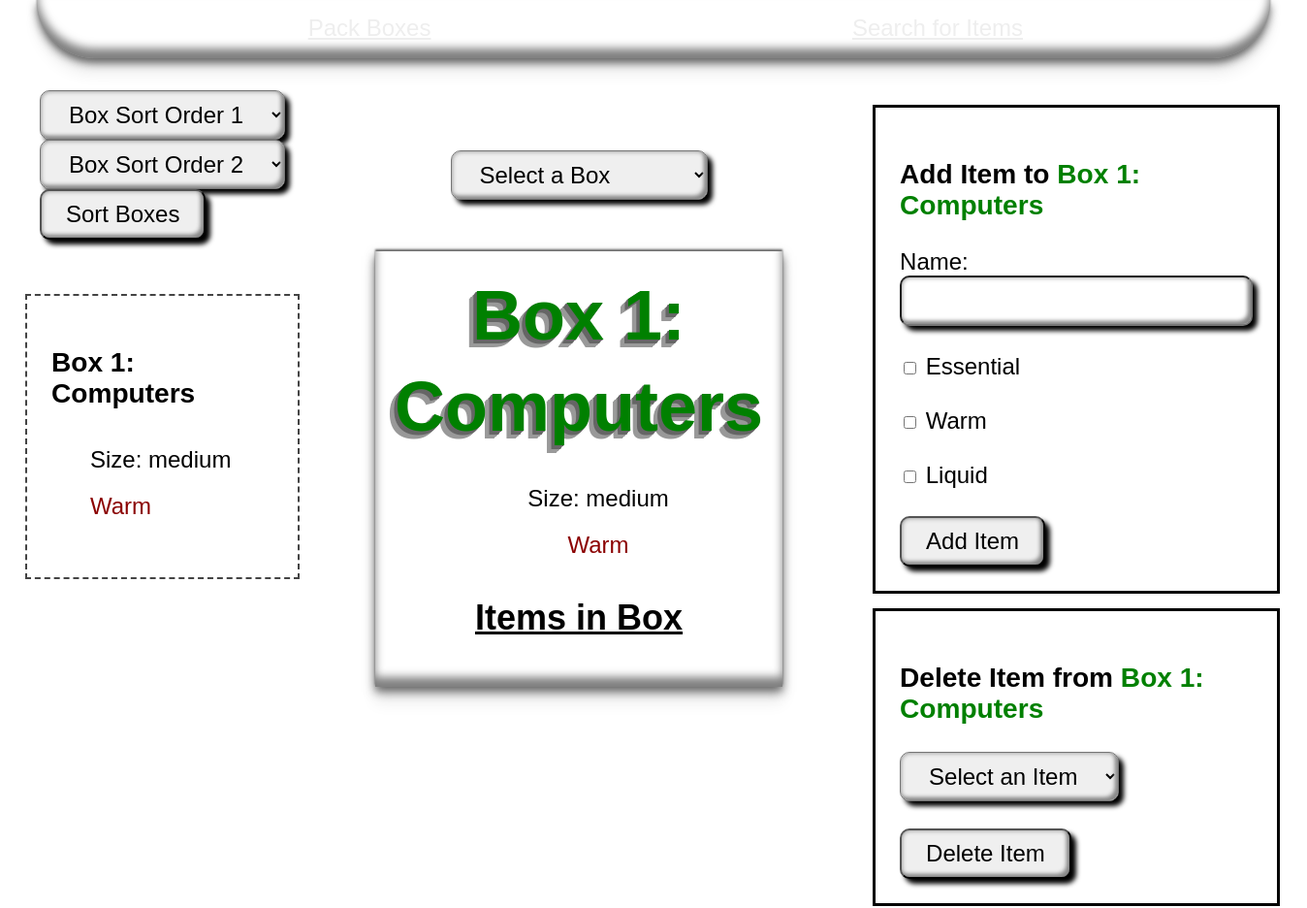
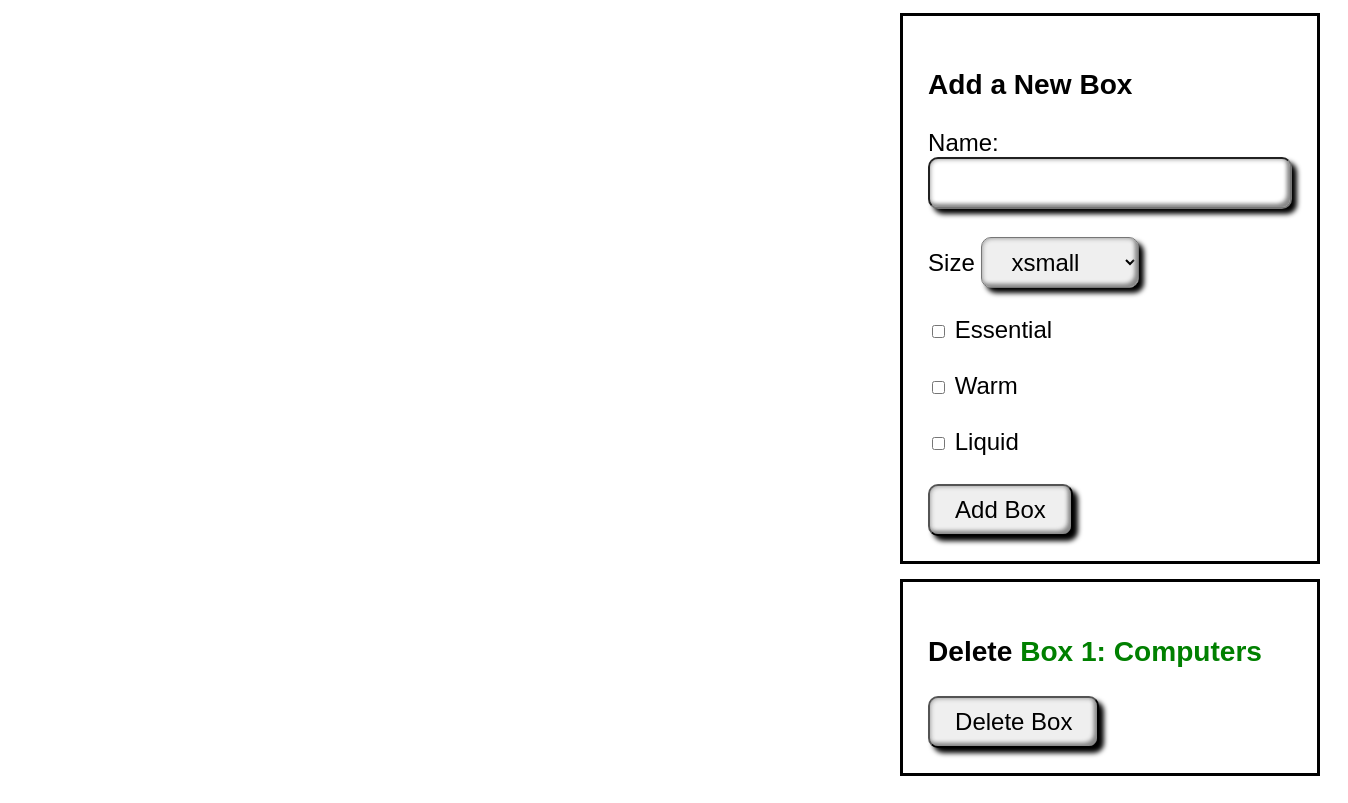
Before: / with the older database file (2 pictures, top to bottom).
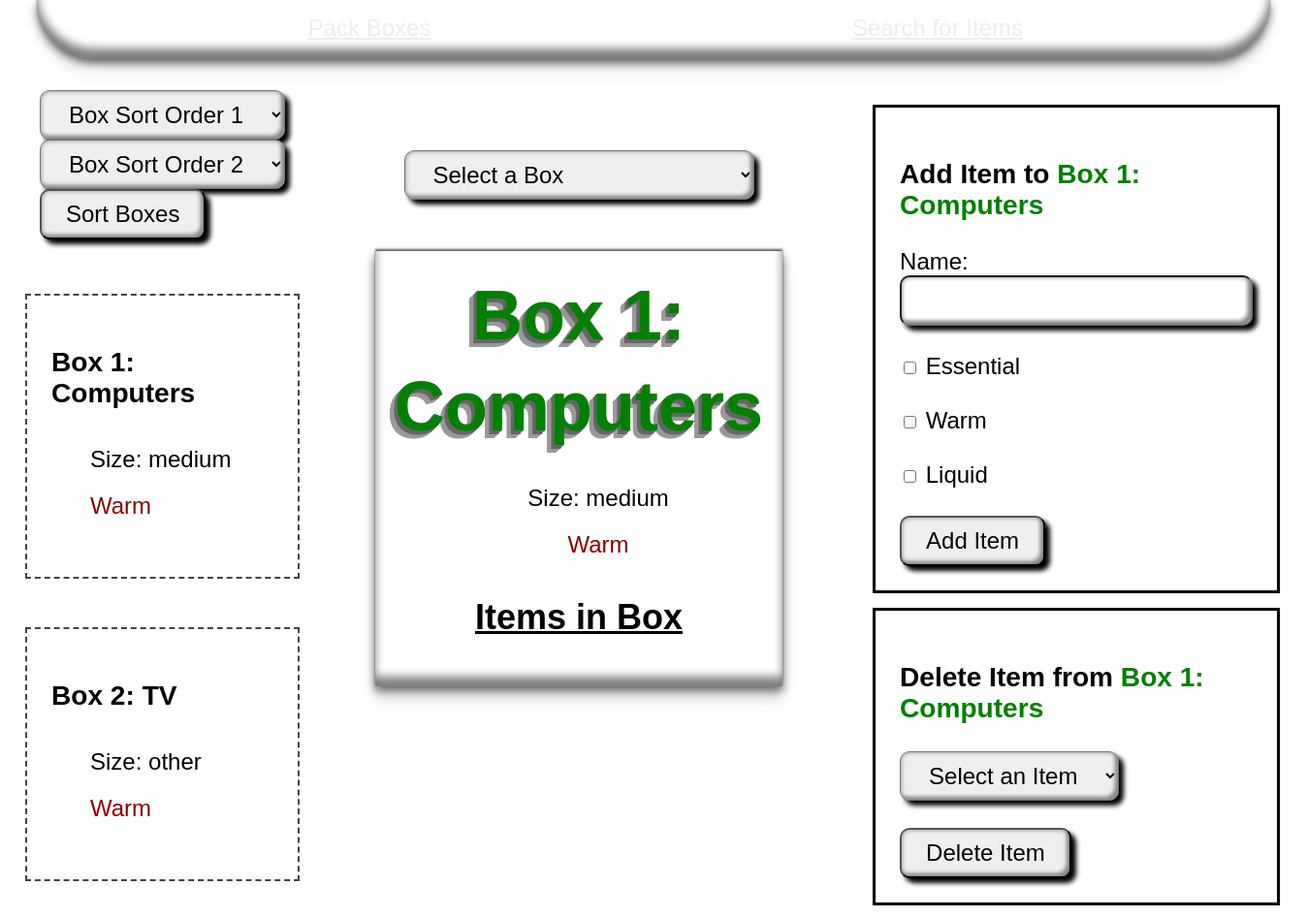
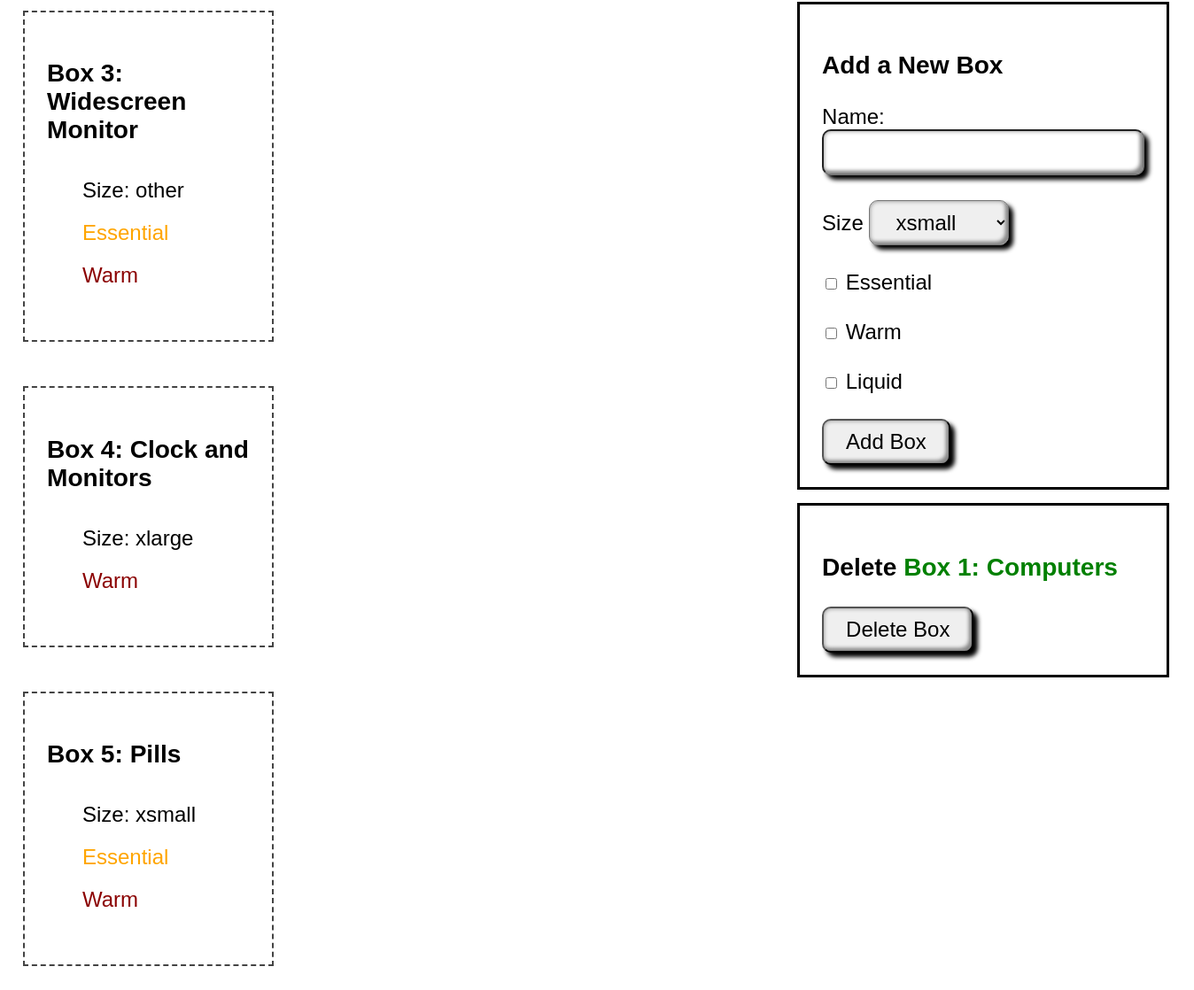
After: the same page with the newer database file (2 pictures, top to bottom).
### tables this page shows
CREATE TABLE boxes (
    id integer PRIMARY KEY NOT NULL,
    name TEXT NOT NULL,
    size TEXT NOT NULL,
    essential boolean DEFAULT FALSE,
    warm boolean DEFAULT FALSE,
    liquid boolean DEFAULT FALSE
);

### box_packing/app.py (the view)
@app.route('/', methods=['GET', 'POST'])
def index():
    last_box_id = request.args.get('last_box_id')
    box_sort_1 = request.form.get('box_sort_1')
    box_sort_2 = request.form.get('box_sort_2')
    box_id = last_box_id or request.form.get('selected_box_id', 1)
    boxes = db.get_all_boxes(box_sort_1, box_sort_2)
    selected_box = db.get_box(box_id)
    selected_box_items = db.get_box_items(box_id)
    return render_template(
        'index.html',
        boxes=boxes,
        selected_box=selected_box,
        selected_box_items=selected_box_items,
    )

### box_packing/box_manager.py (called while the page is built, shortened)
    def _execute(self, sql, params=None):
        with self.connection as conn:
            cursor = conn.cursor()
            if params:
                cursor.execute(sql, params)
            else:
                cursor.execute(sql)
            return cursor

    def get_all_boxes(self, sort_1=None, sort_2=None):
        query = 'select * from boxes'
        rows = self._execute(query).fetchall()
        boxes = [dict(row) for row in rows]
        return boxes

    def get_box(self, id):
        box = self._execute(f'select * from boxes where id = {id}').fetchone()
        return dict(box)

    def get_box_items(self, box_id):
        rows = self._execute(f'select * from items where box_id = {box_id}').fetchall()
        items = [dict(row) for row in rows]
        return items

### box_packing/templates/index.html (shortened to what this page needs)
<!DOCTYPE html>
<html lang="en">
<head>
    <link rel="stylesheet" href="{{ url_for('static', filename='css/styling.css') }}">
</head>
<body>
    <div id="navtable">
        <span class="navtab"><a href="/">Pack Boxes</a></span>
        <span class="navtab"><a href="/search">Search for Items</a></span>
    </div>
    <div id="container">
        <table width='100%'>
            <tr>
                <td id="left-column">
                    <form method="POST" action="{{ url_for('index') }}">
                        <select class="big-button box-sort" name="box_sort_1"
                            id="box_sort_1">
                            <option value="none" selected disabled hidden>Box Sort Order 1
                            </option>
                        </select>
                        <select class="big-button box-sort" name="box_sort_2"
                            id="box_sort_2">
                            <option value="none" selected disabled hidden>Box Sort Order 2
                            </option>
                        </select>
                        <input class="big-button box-sort" type="submit"
                            value="Sort Boxes">
                    </form>
                    <br /><br />
                    {% for box in boxes %}
                    <div class="box-list">
                        <h3>Box {{ box.id }}: {{ box.name }}</h3>
                        <ul>
                            <li>Size: {{ box.size }}</li>
                            {% if box.essential == 1 %}
                            <li class="essential">Essential</li>
                            {% endif %}
                            {% if box.warm == 1 %}
                            <li class="warm">Warm</li>
                            {% endif %}
                        </ul>
                    </div>
                    {% endfor %}
                </td>
                <td id="middle-column">
                    <form method="POST" action="{{ url_for('index') }}">
                        <select class="big-button" name="selected_box_id"
                            id="selected_box_id" onchange="this.form.submit()">
                            <option value="none" selected disabled hidden>Select a Box
                            </option>
                        </select><br /><br />
                    </form>
                    <div id="selected-box">
                        <h1 class="selected this-box">Box {{ selected_box.id }}: {{
                            selected_box.name }}</h1>
                        <ul>
                            <li>Size: {{ selected_box.size }}</li>
                            {% if selected_box.warm == 1 %}
                            <li class="warm">Warm</li>
                            {% endif %}
                        </ul>
                        <h2><u>Items in Box</u></h2>
                    </div>
                </td>
                <td id="right-column">
                    <div class="box-function">
                        <form method="POST" action="{{ url_for('add_item') }}">
                            <h3>Add Item to <span class="selected">Box {{ selected_box.id
                                    }}: {{ selected_box.name }}</span></h3>
                            <label for="name">Name:</label>
                            <input class=big-button type="text" name="name" id="name">
                            <br /><br />
                            <input type="checkbox" name="essential" id="essential"
                                value=1>
                            <label for="essential">Essential</label>
                            <br /><br />
                            <input type="checkbox" name="warm" id="warm" value=1>
                            <label for="warm">Warm</label>
                            <br /><br />
                            <input type="checkbox" name="liquid" id="liquid" value=1>
                            <label for="liquid">Liquid</label>
                            <br /><br />
                            <input class="big-button" type="submit" value="Add Item">
                        </form>
                    </div>
                    <div class="box-function">
                        <form method="POST" action="{{ url_for('delete_item') }}">
                            <h3>Delete Item from <span class="selected">Box {{
                                    selected_box.id }}: {{ selected_box.name }}</span>
                            </h3>
                            <select class=big-button name="item_id" id="item_id">
                                <option value="none" selected disabled hidden>Select an
                                    Item
                                </option>
                            </select><br /><br />
                            <input class="big-button" type="submit" value="Delete Item">
                        </form>
                    </div>
                    <div class="box-function">
                        <form method="POST" action="{{ url_for('add_box') }}">
                            <h3>Add a New Box</h3>
                            <label for="name">Name:</label>
                            <input class=big-button type="text" name="name" id="name">
                            <br /><br />
                            <label for="size">Size</label>
                            <select class='big-button' name="size" id="size">
                                <option value='xsmall'>xsmall</option>
                            </select>
                            <br /><br />
                            <input type="checkbox" name="essential" id="essential"
                                value=1>
                            <label for="essential">Essential</label>
                            <br /><br />
                            <input type="checkbox" name="warm" id="warm" value=1>
                            <label for="warm">Warm</label>
                            <br /><br />
                            <input type="checkbox" name="liquid" id="liquid" value=1>
                            <label for="liquid">Liquid</label>
                            <br /><br />
                            <input class="big-button" type="submit" value="Add Box">
                        </form>
                    </div>
                    <div class="box-function">
                        <form method="POST" action="{{ url_for('delete_box') }}">
                            <h3>Delete <span class="selected">Box {{ selected_box.id }}:
                                    {{ selected_box.name }}</span></h3>
                            <input class="big-button" type="submit" value="Delete Box">
                        </form>
                    </div>
                </td>
            </tr>
        </table>
    </div>
</body>
</html>

### box_packing/static/css/styling.css (style rules this page uses)
body { padding: 15px; padding-top: 0px; margin-top: 0px; font-size: x-large; font-family: Arial, Helvetica, sans-serif; }
#navtable { display: table; table-layout: fixed; width: 90%; height: 40px; margin-bottom: 30px; margin-top: 0px; margin-left: auto; margin-right: auto; padding-top: 15px; padding-bottom: 5px; padding-left: 50px; padding-right: 50px; border-bottom-right-radius: 5em; border-bottom-left-radius: 5em; font-size: 20px; text-decoration: none; color: #eee; -webkit-box-shadow: 0 5px 10px #646464, 0 -2px 2px #666, rgba(0, 0, 0, 0.07) 0px 4px 4px, inset 0 -10px 10px rgba(0, 0, 0, 0.5), rgba(0, 0, 0, 0.07) 0px 16px 16px; box-shadow: 0 5px 10px #646464, 0 -2px 2px #666, rgba(0, 0, 0, 0.07) 0px 4px 4px, inset 0 -10px 10px rgba(0, 0, 0, 0.5), rgba(0, 0, 0, 0.07) 0px 16px 16px; }
#navtable .navtab { display: table-cell; text-align: center; font-size: x-large; width: 50%; }
#navtable .navtab a { color: #eee; }
#left-column { width: 30%; padding-right: 50px; vertical-align: top; }
#left-column li { list-style: none; line-height: 2em; }
#middle-column { width: 40%; vertical-align: text-top; text-align: center; }
#middle-column li { list-style: none; line-height: 2em; }
#right-column { width: 30%; vertical-align: text-top; padding-left: 50px; }
.big-button { border-radius: 10px; font-size: x-large; padding: 10px 25px; -webkit-box-shadow: 5px 5px 5px 0px black, inset 0px 0px 5px 0px #888, inset -5px -5px 4px -2px #888; box-shadow: 5px 5px 5px 0px black, inset 0px 0px 5px 0px #888, inset -5px -5px 4px -2px #888; }
.box-list { padding: 25px; margin-bottom: 50px; border: 2px dashed #444444; }
.box-function { border: 3px solid black; padding: 25px; margin: 15px; }
.selected { color: green; }
.warm { color: darkred; }
.essential { color: orange; }
.this-box { font-size: 3em; text-align: center; line-height: 1.3em; margin: 0 auto; text-shadow: -.01em .01em 0 #666, -.02em .02em 0 #666, -.03em .03em 0 #666, -.04em .04em 0 #666, -.05em .05em 0 #666, -.06em .06em 0 #999, -.07em .07em 0 #999, -.08em .08em 0 #999, -.09em .09em 0 #999, -.1em .1em 0 #999, -.11em .11em 0 #999; }
#selected-box { margin: 25px; padding: 20px; -webkit-box-shadow: 0 5px 10px #646464, 0 -2px 2px #666, rgba(0, 0, 0, 0.07) 0px 4px 4px, inset 0 -10px 10px rgba(0, 0, 0, 0.5), rgba(0, 0, 0, 0.07) 0px 16px 16px; box-shadow: 0 5px 10px #646464, 0 -2px 2px #666, rgba(0, 0, 0, 0.07) 0px 4px 4px, inset 0 -10px 10px rgba(0, 0, 0, 0.5), rgba(0, 0, 0, 0.07) 0px 16px 16px; }
.box-sort { margin-left: 15px; margin-right: 15px; }

Changed rows visible on the page:
added boxes: id "2", name "TV", size "other", warm "Warm"
added boxes: id "3", name "Widescreen Monitor", size "other", essential "Essential", warm "Warm"
added boxes: id "4", name "Clock and Monitors", size "xlarge", warm "Warm"
added boxes: id "5", name "Pills", size "xsmall", essential "Essential", warm "Warm"
